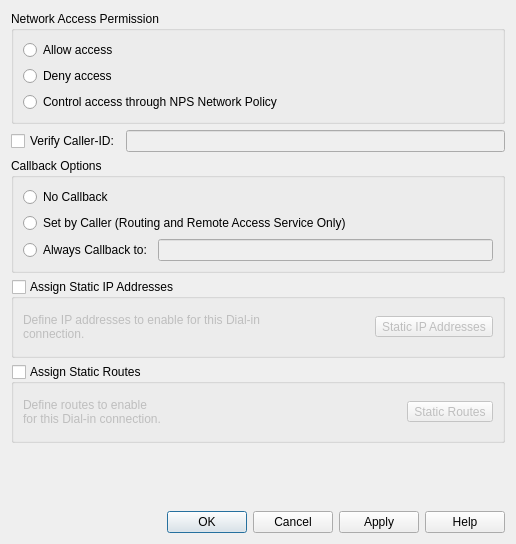
<?xml version="1.0" encoding="UTF-8"?>
<ui version="4.0">
 <class>dialInWidget</class>
 <widget class="QWidget" name="dialInWidget">
  <property name="geometry">
   <rect>
    <x>0</x>
    <y>0</y>
    <width>516</width>
    <height>544</height>
   </rect>
  </property>
  <property name="windowTitle">
   <string>Form</string>
  </property>
  <layout class="QGridLayout" name="gridLayout_5">
   <item row="1" column="0">
    <widget class="QCheckBox" name="verifyCallerIDCheckBox">
     <property name="text">
      <string>Verify Caller-ID:</string>
     </property>
    </widget>
   </item>
   <item row="3" column="0" colspan="2">
    <widget class="QGroupBox" name="staticIPGroupBox">
     <property name="enabled">
      <bool>true</bool>
     </property>
     <property name="title">
      <string>Assign Static IP Addresses</string>
     </property>
     <property name="checkable">
      <bool>true</bool>
     </property>
     <property name="checked">
      <bool>false</bool>
     </property>
     <layout class="QGridLayout" name="gridLayout_2">
      <item row="0" column="1">
       <spacer name="horizontalSpacer">
        <property name="orientation">
         <enum>Qt::Horizontal</enum>
        </property>
        <property name="sizeHint" stdset="0">
         <size>
          <width>20</width>
          <height>38</height>
         </size>
        </property>
       </spacer>
      </item>
      <item row="0" column="0">
       <widget class="QLabel" name="defineIPLabel">
        <property name="text">
         <string>Define IP addresses to enable for this Dial-in connection.</string>
        </property>
        <property name="wordWrap">
         <bool>true</bool>
        </property>
       </widget>
      </item>
      <item row="0" column="2">
       <widget class="QToolButton" name="staticIPToolButton">
        <property name="text">
         <string>Static IP Addresses</string>
        </property>
       </widget>
      </item>
     </layout>
    </widget>
   </item>
   <item row="5" column="0" colspan="2">
    <spacer name="verticalSpacer_3">
     <property name="orientation">
      <enum>Qt::Vertical</enum>
     </property>
     <property name="sizeHint" stdset="0">
      <size>
       <width>448</width>
       <height>42</height>
      </size>
     </property>
    </spacer>
   </item>
   <item row="2" column="0" colspan="2">
    <widget class="QGroupBox" name="callbackOptionsGroupBox">
     <property name="title">
      <string>Callback Options</string>
     </property>
     <layout class="QGridLayout" name="gridLayout">
      <item row="0" column="0">
       <widget class="QRadioButton" name="noCallbackRadioButton">
        <property name="text">
         <string>No Callback</string>
        </property>
       </widget>
      </item>
      <item row="1" column="0" colspan="2">
       <widget class="QRadioButton" name="setByCallerRadioButton">
        <property name="text">
         <string>Set by Caller (Routing and Remote Access Service Only)</string>
        </property>
       </widget>
      </item>
      <item row="2" column="0">
       <widget class="QRadioButton" name="alwaysCallbackToRadioButton">
        <property name="text">
         <string>Always Callback to:</string>
        </property>
       </widget>
      </item>
      <item row="2" column="1">
       <widget class="QLineEdit" name="allwaysCallbackToLineEdit">
        <property name="enabled">
         <bool>false</bool>
        </property>
       </widget>
      </item>
     </layout>
    </widget>
   </item>
   <item row="6" column="0" colspan="2">
    <widget class="QDialogButtonBox" name="dialogButtonBox">
     <property name="standardButtons">
      <set>QDialogButtonBox::Apply|QDialogButtonBox::Cancel|QDialogButtonBox::Help|QDialogButtonBox::Ok</set>
     </property>
    </widget>
   </item>
   <item row="1" column="1">
    <widget class="QLineEdit" name="verifyCallerIDLineEdit">
     <property name="enabled">
      <bool>false</bool>
     </property>
     <property name="frame">
      <bool>true</bool>
     </property>
     <property name="dragEnabled">
      <bool>false</bool>
     </property>
     <property name="readOnly">
      <bool>false</bool>
     </property>
     <property name="clearButtonEnabled">
      <bool>false</bool>
     </property>
    </widget>
   </item>
   <item row="0" column="0" colspan="2">
    <widget class="QGroupBox" name="networkAccessGroupBox">
     <property name="title">
      <string>Network Access Permission</string>
     </property>
     <layout class="QFormLayout" name="formLayout">
      <item row="0" column="0">
       <widget class="QRadioButton" name="accessAllowRadioButton">
        <property name="text">
         <string>Allow access</string>
        </property>
       </widget>
      </item>
      <item row="1" column="0">
       <widget class="QRadioButton" name="accessDenyRadioButton">
        <property name="text">
         <string>Deny access</string>
        </property>
       </widget>
      </item>
      <item row="2" column="0">
       <widget class="QRadioButton" name="accessControlRadioButton">
        <property name="text">
         <string>Control access through NPS Network Policy</string>
        </property>
       </widget>
      </item>
     </layout>
    </widget>
   </item>
   <item row="4" column="0" colspan="2">
    <widget class="QGroupBox" name="staticRoutesGroupBox">
     <property name="title">
      <string>Assign Static Routes</string>
     </property>
     <property name="checkable">
      <bool>true</bool>
     </property>
     <property name="checked">
      <bool>false</bool>
     </property>
     <layout class="QGridLayout" name="gridLayout_3">
      <item row="0" column="1">
       <spacer name="horizontalSpacer_2">
        <property name="orientation">
         <enum>Qt::Horizontal</enum>
        </property>
        <property name="sizeHint" stdset="0">
         <size>
          <width>180</width>
          <height>38</height>
         </size>
        </property>
       </spacer>
      </item>
      <item row="0" column="0">
       <widget class="QLabel" name="defineRoutesLabel">
        <property name="text">
         <string>Define routes to enable for this Dial-in connection.</string>
        </property>
        <property name="wordWrap">
         <bool>true</bool>
        </property>
       </widget>
      </item>
      <item row="0" column="2">
       <widget class="QToolButton" name="staticRoutesToolButton">
        <property name="text">
         <string>Static Routes</string>
        </property>
       </widget>
      </item>
     </layout>
    </widget>
   </item>
  </layout>
 </widget>
 <resources/>
 <connections>
  <connection>
   <sender>verifyCallerIDCheckBox</sender>
   <signal>toggled(bool)</signal>
   <receiver>verifyCallerIDLineEdit</receiver>
   <slot>setEnabled(bool)</slot>
   <hints>
    <hint type="sourcelabel">
     <x>74</x>
     <y>161</y>
    </hint>
    <hint type="destinationlabel">
     <x>326</x>
     <y>161</y>
    </hint>
   </hints>
  </connection>
  <connection>
   <sender>alwaysCallbackToRadioButton</sender>
   <signal>toggled(bool)</signal>
   <receiver>allwaysCallbackToLineEdit</receiver>
   <slot>setEnabled(bool)</slot>
   <hints>
    <hint type="sourcelabel">
     <x>97</x>
     <y>290</y>
    </hint>
    <hint type="destinationlabel">
     <x>337</x>
     <y>290</y>
    </hint>
   </hints>
  </connection>
 </connections>
</ui>
